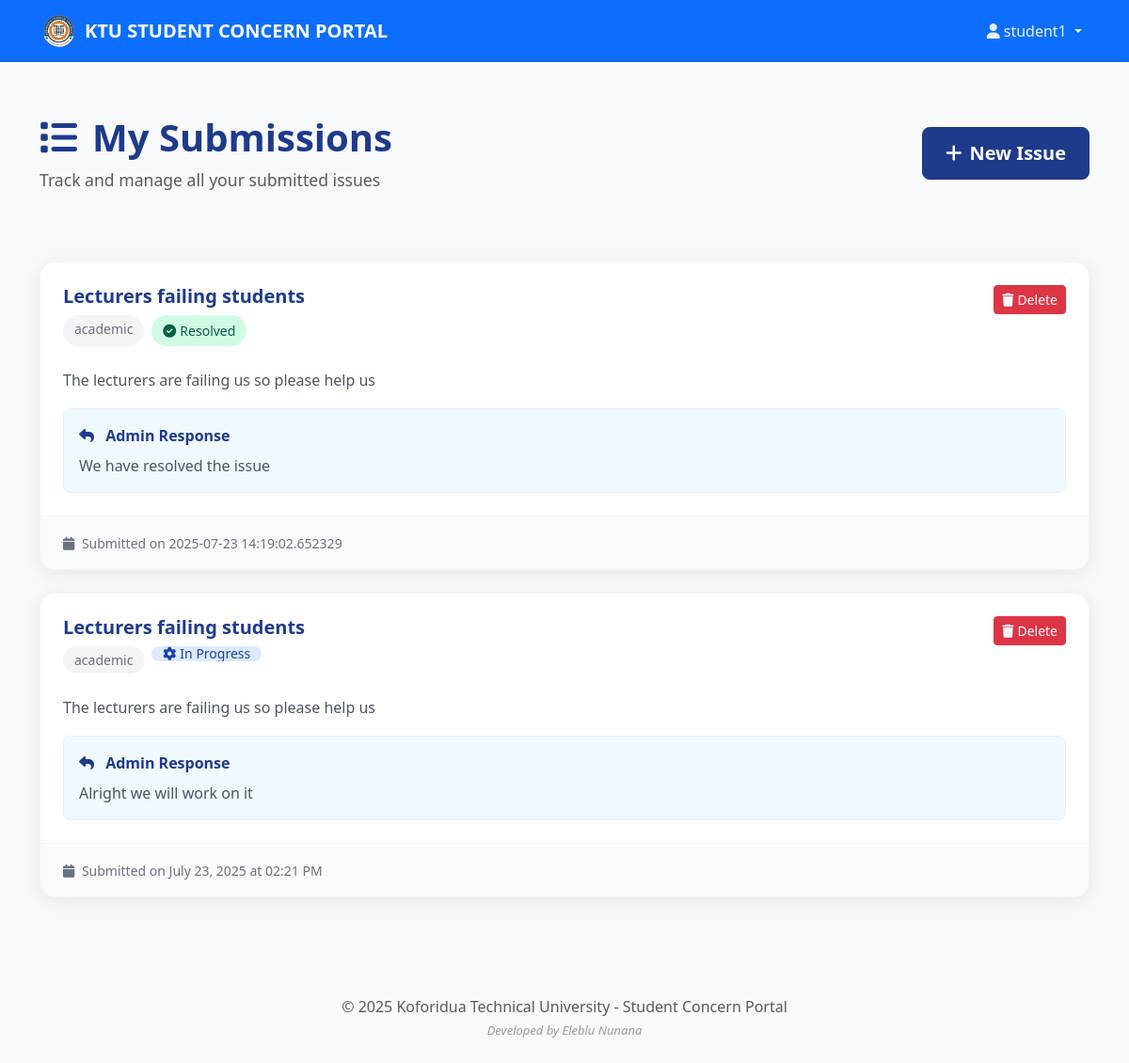
/my_issues (signed in), run on an earlier commit of the app's database.
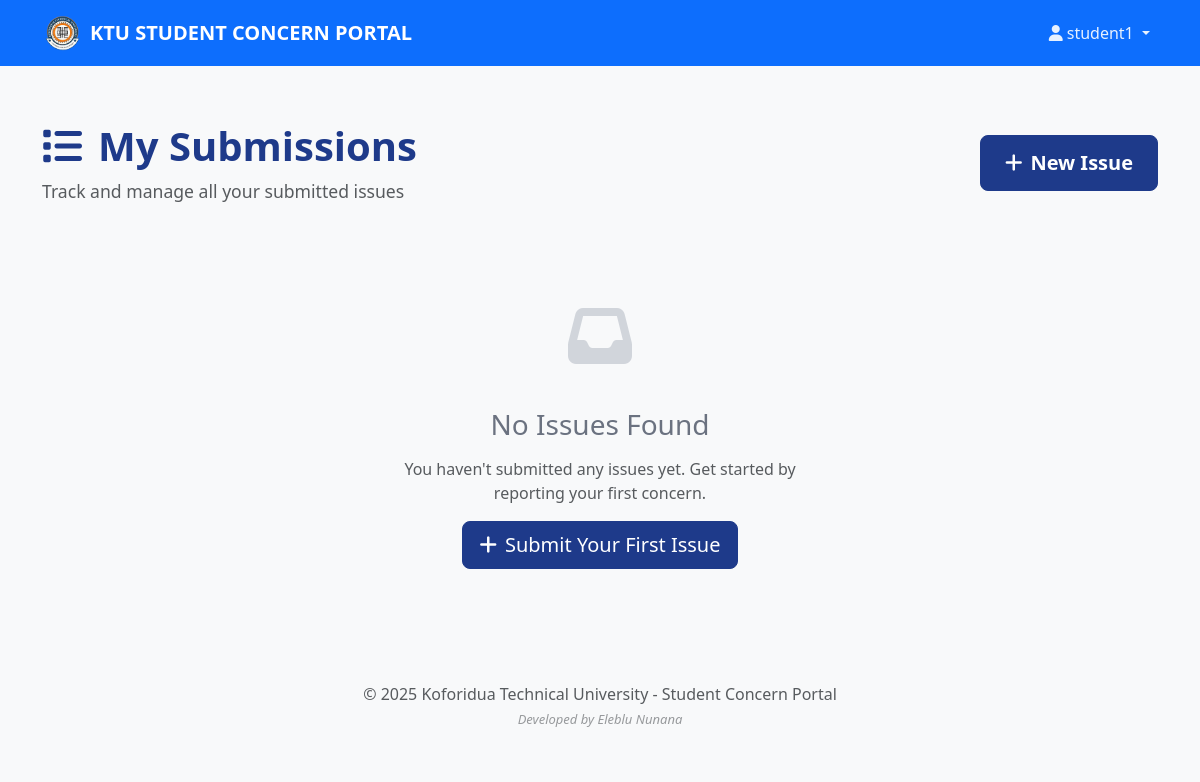
And on a later commit of the database.
### tables this page shows
CREATE TABLE "users" (
        id INTEGER PRIMARY KEY AUTOINCREMENT,
        username TEXT UNIQUE NOT NULL,
        password TEXT NOT NULL,
        role TEXT NOT NULL CHECK (role IN ('student', 'admin', 'subadmin'))
    );

CREATE TABLE issues (
    id INTEGER PRIMARY KEY AUTOINCREMENT,
    student_id INTEGER NOT NULL,
    subject TEXT NOT NULL,
    category TEXT NOT NULL,
    message TEXT NOT NULL,
    status TEXT NOT NULL DEFAULT 'pending' CHECK (status IN ('pending', 'in_progress', 'resolved')),
    response TEXT,
    created_at TIMESTAMP DEFAULT CURRENT_TIMESTAMP,
    FOREIGN KEY (student_id) REFERENCES users (id)
);

### app.py (the view)
@app.route('/my_issues')
def my_issues():
    if g.user is None or g.user['role'] != 'student':
        return redirect(url_for('login'))
    conn = get_db_connection()
    username = g.user['username']
    issues = conn.execute('SELECT * FROM issues WHERE student_id = (SELECT id FROM users WHERE username = ?)', (username,)).fetchall()
    conn.close()
    return render_template('my_issues.html', issues=issues, parse_datetime=parse_datetime)

### app.py (called while the page is built)
def parse_datetime(date_string):
    if not date_string:
        return 'Unknown date'
    try:
        dt = datetime.strptime(date_string, '%Y-%m-%d %H:%M:%S')
        return dt.strftime('%B %d, %Y at %I:%M %p')
    except:
        return date_string

@app.before_request
def load_logged_in_user():
    username = session.get('username')
    if username is None:
        g.user = None
    else:
        conn = get_db_connection()
        user = conn.execute('SELECT * FROM users WHERE username = ?', (username,)).fetchone()
        conn.close()
        if user is None:
            g.user = None
        else:
            g.user = {"username": user["username"], "role": user["role"]}

def get_db_connection():
    conn = sqlite3.connect('university_issues.db')
    conn.row_factory = sqlite3.Row
    return conn

### templates/my_issues.html (shortened to what this page needs)
{% extends "base.html" %}
{% block content %}
<div class="dashboard-container">
    <div class="dashboard-header">
        <div class="d-flex justify-content-between align-items-center">
            <div>
                <h1 class="dashboard-title">
                    <i class="fas fa-list me-3"></i>My Submissions
                </h1>
                <p class="dashboard-subtitle text-muted">Track and manage all your submitted issues</p>
            </div>
            <div class="header-actions">
                <a href="{{ url_for('submit_issue') }}" class="btn btn-primary btn-lg">
                    <i class="fas fa-plus me-2"></i>New Issue
                </a>
            </div>
        </div>
    </div>
    <div class="issues-container">
        {% if issues %}
            {% for issue in issues %}
            <div class="modern-issue-card">
                <div class="issue-card-header">
                    <div class="issue-title-section">
                        <h4 class="issue-card-title">{{ issue.subject }}</h4>
                        <div class="issue-badges">
                            <span class="category-badge">{{ issue.category }}</span>
                            {% if issue.status == 'pending' %}
                                <span class="status-badge pending">
                                    <i class="fas fa-clock me-1"></i>Pending
                                </span>
                            {% elif issue.status == 'in_progress' %}
                                <span class="status-badge progress">
                                    <i class="fas fa-cog me-1"></i>In Progress
                                </span>
                            {% elif issue.status == 'resolved' %}
                                <span class="status-badge resolved">
                                    <i class="fas fa-check-circle me-1"></i>Resolved
                                </span>
                            {% endif %}
                        </div>
                    </div>
                    <div class="issue-actions">
                        <button type="button" class="btn btn-danger btn-sm" data-bs-toggle="modal" data-bs-target="#deleteModal{{ issue.id }}">
                            <i class="fas fa-trash me-1"></i>Delete
                        </button>
                    </div>
                </div>
                <div class="issue-card-body">
                    <p class="issue-description">{{ issue.message }}</p>
                    {% if issue.response %}
                        <div class="admin-response">
                            <div class="response-header">
                                <i class="fas fa-reply me-2"></i>
                                <strong>Admin Response</strong>
                            </div>
                            <p class="response-text">{{ issue.response }}</p>
                        </div>
                    {% endif %}
                </div>
                <div class="issue-card-footer">
                    <span class="issue-date">
                        <i class="fas fa-calendar me-1"></i>
                        Submitted on {{ parse_datetime(issue.created_at) }}
                    </span>
                </div>
            </div>
            {% endfor %}
        {% else %}
            <div class="empty-state-container">
                <div class="empty-state">
                    <div class="empty-icon">
                        <i class="fas fa-inbox"></i>
                    </div>
                    <h3>No Issues Found</h3>
                    <p class="text-muted">You haven't submitted any issues yet. Get started by reporting your first concern.</p>
                    <a href="{{ url_for('submit_issue') }}" class="btn btn-primary btn-lg">
                        <i class="fas fa-plus me-2"></i>Submit Your First Issue
                    </a>
                </div>
            </div>
        {% endif %}
    </div>
</div>
{% endblock %}

### templates/base.html (shortened to what this page needs)
<!DOCTYPE html>
<html lang="en">
<head>
    <link href="https://cdn.jsdelivr.net/npm/bootstrap@5.3.0/dist/css/bootstrap.min.css" rel="stylesheet">
    <link href="https://cdnjs.cloudflare.com/ajax/libs/font-awesome/6.4.0/css/all.min.css" rel="stylesheet">
    <link href="{{ url_for('static', filename='style.css') }}" rel="stylesheet">
</head>
<body>
    <nav class="navbar navbar-expand-lg navbar-dark bg-primary">
        <div class="container">
            <a class="navbar-brand d-flex align-items-center" href="{{ url_for('index') }}">
                <img src="{{ url_for('static', filename='ktu-logo.png') }}" alt="KTU Logo" width="40" height="40" class="me-2">
                <span>KTU STUDENT CONCERN PORTAL</span>
            </a>
            <div class="collapse navbar-collapse" id="navbarSupportedContent">
                {% if g.user %}
                <ul class="navbar-nav ms-auto mb-2 mb-lg-0">
                    <li class="nav-item dropdown">
                        <a class="nav-link dropdown-toggle" href="#" role="button" data-bs-toggle="dropdown" aria-expanded="false">
                            <i class="fas fa-user me-1"></i>{{ g.user.username }}
                        </a>
                    </li>
                </ul>
                {% endif %}
            </div>
        </div>
    </nav>
    <main class="container mt-4">
        {% block content %}{% endblock %}
    </main>
    <footer class="bg-light mt-5 py-4">
        <div class="container text-center">
                <p class="mb-0 text-muted">
                &copy; 2025 Koforidua Technical University - Student Concern Portal<br>
               <i style="font-size: small;"> Developed by Eleblu Nunana</i>
        </div>
    </footer>
</body>
</html>

### static/style.css (style rules this page uses)
:root { --ktu-primary: #1e3a8a; --ktu-secondary: #f59e0b; --ktu-accent: #059669; --ktu-orange: #ff6b35; --ktu-blue: #1a365d; }
body { font-family: 'Segoe UI', Tahoma, Geneva, Verdana, sans-serif; background-color: #f8f9fa; }
.btn-primary { background-color: var(--ktu-primary); border-color: var(--ktu-primary); }
.navbar-brand { font-weight: 600; font-size: 1.25rem; }
.navbar-dark .navbar-nav .nav-link { color: rgba(255, 255, 255, 0.9); }
footer { margin-top: auto; }
.btn { transition: all 0.2s ease-in-out; }
.text-muted i { opacity: 0.6; }
.container { animation: fadeIn 0.5s ease-in-out; }
.dashboard-container { padding: 2rem 0; }
.dashboard-header { margin-bottom: 3rem; padding-bottom: 1.5rem; border-bottom: 2px solid #f8f9fa; }
.dashboard-title { font-size: 2.5rem; font-weight: 700; color: var(--ktu-primary); margin-bottom: 0.5rem; }
.dashboard-subtitle { font-size: 1.1rem; margin-bottom: 0; }
.header-actions .btn { font-weight: 600; padding: 0.75rem 1.5rem; border-radius: 8px; transition: all 0.3s ease; }
.empty-state-container { display: flex; justify-content: center; align-items: center; min-height: 300px; }
.empty-state { text-align: center; max-width: 400px; }
.empty-icon { font-size: 4rem; color: #d1d5db; margin-bottom: 1.5rem; }
.empty-state h3, .empty-state h4 { color: #6b7280; margin-bottom: 1rem; }
.issues-container { display: flex; flex-direction: column; gap: 1.5rem; }

What changed in the data, as far as the page shows it:
removed issues: subject "Lecturers failing students", category "academic", status "resolved" (drawn), message "The lecturers are failing us so please help us", response "We have resolved the issue", created_at "2025-07-23 14:19:02.652329"
removed issues: subject "Lecturers failing students", category "academic", status "in_progress" (drawn), message "The lecturers are failing us so please help us", response "Alright we will work on it", created_at "July 23, 2025 at 02:21 PM"
Also different on the page:
text now shown: "No Issues Found You haven't submitted any issues yet. Get started by reporting your first concern. Submit Your First Issue"
